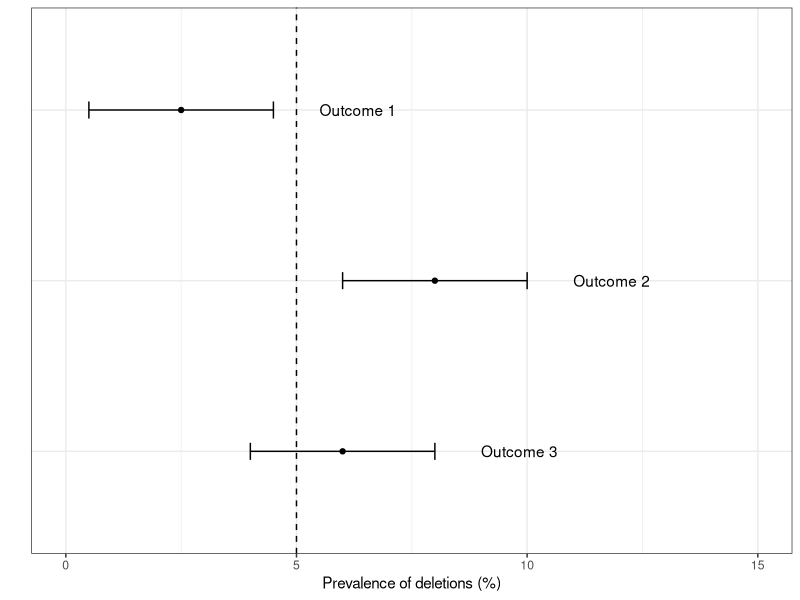

The R source for this figure:
## ---- chunk 1
knitr::opts_chunk$set(
  collapse = TRUE,
  comment = "#>"
)
## ---- chunk 2
library(tidyverse)
## ---- chunk 3
data.frame(y = as.factor(1:3), x = c(6, 8, 2.5)) |>
  ggplot() + theme_bw() +
  geom_errorbar(aes(x = x, y = y, xmin = x - 2, xmax = x + 2), width = 0.1) +
  geom_point(aes(x = x, y = y)) +
  geom_vline(xintercept = 5, linetype = "dashed") +
  xlim(c(0, 15)) +
  xlab("Prevalence of deletions (%)") + ylab("") +
  theme(axis.text.y = element_blank(),
        axis.ticks.y = element_blank()) +
  annotate(geom = "text", x = c(6, 8, 2.5) + 3, y = 1:3, hjust = 0, label = sprintf("Outcome %s", 3:1))
